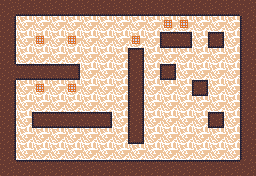

This game map was drawn from its Tiled (.tmx) file and the tilesets committed beside it. A one-line description and the full map source follow:
An orthogonal 16x11 tile map with 16x16 px tiles, 3 tile layers (Background, Map, Player) and 7 objects.

<map version="1.4" tiledversion="1.4.3" orientation="orthogonal" renderorder="right-down" width="16" height="11" tilewidth="16" tileheight="16" infinite="0" nextlayerid="6" nextobjectid="8">
 <editorsettings>
  <export target="thatoneroom/ui/public/assets/TestMap1.json" format="json" />
 </editorsettings>
 <tileset firstgid="1" name="tiles" tilewidth="16" tileheight="16" tilecount="64" columns="8">
  <image source="thatoneroom/ui/public/assets/tiles.png" width="128" height="128" />
  <tile id="8">
   <properties>
    <property name="collides" type="bool" value="true" />
   </properties>
  </tile>
  <tile id="9">
   <properties>
    <property name="collides" type="bool" value="true" />
   </properties>
  </tile>
  <tile id="10">
   <properties>
    <property name="collides" type="bool" value="true" />
   </properties>
  </tile>
  <tile id="12">
   <properties>
    <property name="collides" type="bool" value="true" />
   </properties>
  </tile>
  <tile id="16">
   <properties>
    <property name="collides" type="bool" value="true" />
   </properties>
  </tile>
  <tile id="17">
   <properties>
    <property name="collides" type="bool" value="true" />
   </properties>
  </tile>
  <tile id="18">
   <properties>
    <property name="collides" type="bool" value="true" />
   </properties>
  </tile>
  <tile id="20">
   <properties>
    <property name="collides" type="bool" value="true" />
   </properties>
  </tile>
  <tile id="24">
   <properties>
    <property name="collides" type="bool" value="true" />
   </properties>
  </tile>
  <tile id="25">
   <properties>
    <property name="collides" type="bool" value="true" />
   </properties>
  </tile>
  <tile id="26">
   <properties>
    <property name="collides" type="bool" value="true" />
   </properties>
  </tile>
  <tile id="28">
   <properties>
    <property name="collides" type="bool" value="true" />
   </properties>
  </tile>
  <tile id="40">
   <properties>
    <property name="collides" type="bool" value="true" />
   </properties>
  </tile>
  <tile id="41">
   <properties>
    <property name="collides" type="bool" value="true" />
   </properties>
  </tile>
  <tile id="42">
   <properties>
    <property name="collides" type="bool" value="true" />
   </properties>
  </tile>
  <tile id="44">
   <properties>
    <property name="collides" type="bool" value="true" />
   </properties>
  </tile>
 </tileset>
 <layer id="2" name="Background" width="16" height="11">
  <data encoding="csv">
1,1,1,1,1,1,1,1,1,1,1,1,1,1,1,1,
0,1,1,1,1,1,1,1,1,1,2,2,1,1,1,1,
0,1,2,1,2,1,1,1,2,1,1,0,1,1,1,1,
0,1,1,1,1,1,1,1,0,1,1,1,1,1,1,1,
0,1,1,1,0,1,1,1,0,1,1,1,1,1,1,1,
0,1,2,1,2,1,1,1,0,1,1,1,1,1,1,1,
1,1,1,1,1,1,1,1,0,1,1,1,1,1,1,1,
1,1,0,1,1,1,0,1,0,1,1,1,1,1,1,1,
1,1,1,1,1,1,1,1,0,1,1,1,1,1,1,1,
1,1,1,1,1,1,1,1,1,1,1,1,1,1,1,1,
1,1,1,1,1,1,1,1,1,1,1,1,1,1,1,1
</data>
 </layer>
 <layer id="1" name="Map" width="16" height="11">
  <properties>
   <property name="collides" type="bool" value="true" />
  </properties>
  <data encoding="csv">
18,26,26,26,26,26,26,26,26,26,26,26,26,26,26,18,
19,0,0,0,0,0,0,0,0,0,0,0,0,0,0,17,
19,0,0,0,0,0,0,0,0,0,41,43,0,45,0,17,
19,0,0,0,0,0,0,0,13,0,0,0,0,0,0,17,
18,42,42,42,43,0,0,0,21,0,45,0,0,0,0,17,
19,0,0,0,0,0,0,0,21,0,0,0,45,0,0,17,
19,0,0,0,0,0,0,0,21,0,0,0,0,0,0,17,
19,0,41,42,42,42,43,0,21,0,0,0,0,45,0,17,
19,0,0,0,0,0,0,0,29,0,0,0,0,0,0,17,
19,0,0,0,0,0,0,0,0,0,0,0,0,0,0,17,
18,10,10,10,10,10,10,10,10,10,10,10,10,10,10,18
</data>
 </layer>
 <objectgroup id="5" name="Spawns">
  <object id="1" x="136" y="40.25">
   <point />
  </object>
  <object id="2" x="40.25" y="54">
   <point />
  </object>
  <object id="3" x="106.5" y="105.75">
   <point />
  </object>
  <object id="4" x="216.75" y="105.5">
   <point />
  </object>
  <object id="5" x="217" y="25.75">
   <point />
  </object>
  <object id="6" x="40.75" y="105.75">
   <point />
  </object>
  <object id="7" x="182.25" y="153.5">
   <point />
  </object>
 </objectgroup>
 <layer id="3" name="Player" width="16" height="11">
  <data encoding="csv">
0,0,0,0,0,0,0,0,0,0,0,0,0,0,0,0,
0,0,0,0,0,0,0,0,0,0,0,0,0,0,0,0,
0,0,0,0,0,0,0,0,0,0,0,0,0,0,0,0,
0,0,0,0,0,0,0,0,0,0,0,0,0,0,0,0,
0,0,0,0,0,0,0,0,0,0,0,0,0,0,0,0,
0,0,0,0,0,0,0,0,0,0,0,0,0,0,0,0,
0,0,0,0,0,0,0,0,0,0,0,0,0,0,0,0,
0,0,0,0,0,0,0,0,0,0,0,0,0,0,0,0,
0,0,0,0,0,0,0,0,0,0,0,0,0,0,0,0,
0,0,0,0,0,0,0,0,0,0,0,0,0,0,0,0,
0,0,0,0,0,0,0,0,0,0,0,0,0,0,0,0
</data>
 </layer>
</map>